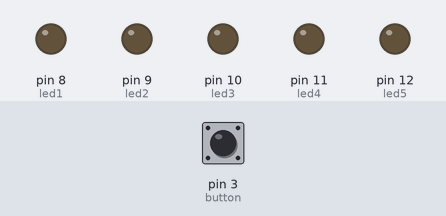
Bench run of a sketch on a simulated Arduino Uno, built with avr-gcc and run on an emulated ATmega328P. On the bench: output pins drawn as LEDs (lit = HIGH). Inputs (shaded band) come from the test bench; at power-on: pin 3 (button) LOW.

Above: at 1.2 s.
1.3 s: pin 3 (button) pulled HIGH for 0.15 s
At 2.1 s:
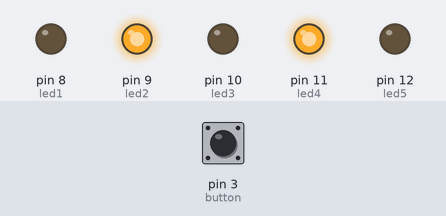
At 5.5 s:
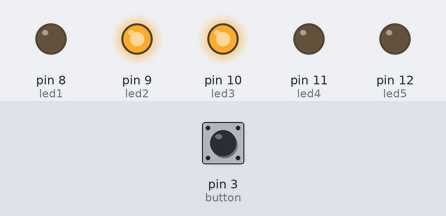
Timing chart, 0 to 26.8 s (numbered marks = the images above; inputs shaded):
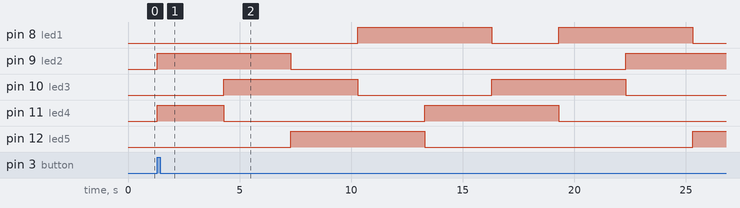

Measured:
- after the input at 1.3 s, pin 8 (led1): alternates HIGH for 6.0 s and LOW for 3.0 s, starting after 9.0 s; pin 9 (led2): LOW → HIGH at once, → LOW 6.0 s later, → HIGH 15.0 s later

The sketch:

CrystalNightlight.ino
```cpp
// Name the LEDs and switch:
int led1 = 8;
int led2 = 9;
int led3 = 10;
int led4 = 11;
int led5 = 12;
int button = 3;

// Button State Variable
int buttonState = 0;

// Time Delay
int T = 3000;

// the setup routine runs once when you press reset:
void setup() {
  // initialize the LEDs as an output.
  pinMode(led1, OUTPUT);
  pinMode(led2, OUTPUT);
  pinMode(led3, OUTPUT);
  pinMode(led4, OUTPUT);
  pinMode(led5, OUTPUT);
  // initialize the button as an input.
  pinMode(button, INPUT);
}

// the loop routine runs over and over again forever:
void loop() {
  //read state of button
  buttonState = digitalRead(button);

  if (buttonState == HIGH) {

  digitalWrite(led1, LOW);  // ON: 2,4. OFF: 1,3,5 (HIGH is the voltage level)
  digitalWrite(led2, HIGH);
  digitalWrite(led3, LOW);
  digitalWrite(led4, HIGH);
  digitalWrite(led5, LOW);
  delay(T);               // wait
  digitalWrite(led1, LOW);  // ON: 2,3. OFF: 1,4,5
  digitalWrite(led2, HIGH);
  digitalWrite(led3, HIGH);
  digitalWrite(led4, LOW);
  digitalWrite(led5, LOW);
  delay(T);               // wait
  digitalWrite(led1, LOW);  // ON: 3,5. OFF: 1,2,4
  digitalWrite(led2, LOW);
  digitalWrite(led3, HIGH);
  digitalWrite(led4, LOW);
  digitalWrite(led5, HIGH);
  delay(T);               // wait
  digitalWrite(led1, HIGH);  // ON: 5,1. OFF: 2,4,5
  digitalWrite(led2, LOW);
  digitalWrite(led3, LOW);
  digitalWrite(led4, LOW);
  digitalWrite(led5, HIGH);
  delay(T);               // wait
  digitalWrite(led1, HIGH);  // ON: 1,4. OFF: 2,3,5
  digitalWrite(led2, LOW);
  digitalWrite(led3, LOW);
  digitalWrite(led4, HIGH);
  digitalWrite(led5, LOW);
  delay(T);               // wait
  digitalWrite(led1, LOW);  // ON: 4,3. OFF: 2,4,5
  digitalWrite(led2, LOW);
  digitalWrite(led3, HIGH);
  digitalWrite(led4, HIGH);
  digitalWrite(led5, LOW);
  delay(T);               // wait
  digitalWrite(led1, HIGH);  // ON: 1,3. OFF: 2,4,5
  digitalWrite(led2, LOW);
  digitalWrite(led3, HIGH);
  digitalWrite(led4, LOW);
  digitalWrite(led5, LOW);
  delay(T);               // wait
  digitalWrite(led1, HIGH);  // ON: 1,2. OFF: 3,4,5
  digitalWrite(led2, HIGH);
  digitalWrite(led3, LOW);
  digitalWrite(led4, LOW);
  digitalWrite(led5, LOW);
  delay(T);               // wait
  digitalWrite(led1, LOW);  // ON: 2,5. OFF: 2,3,4
  digitalWrite(led2, HIGH);
  digitalWrite(led3, LOW);
  digitalWrite(led4, LOW);
  digitalWrite(led5, HIGH);
  delay(T);               // wait
  digitalWrite(led1, LOW);  // ON: 4,5. OFF: 2,3,5
  digitalWrite(led2, LOW);
  digitalWrite(led3, LOW);
  digitalWrite(led4, HIGH);
  digitalWrite(led5, HIGH);
  delay(T);               // wait

  }
  else {
  digitalWrite(led1, LOW);
  digitalWrite(led2, LOW);
  digitalWrite(led3, LOW);
  digitalWrite(led4, LOW);
  digitalWrite(led5, LOW);
  }
}
```
